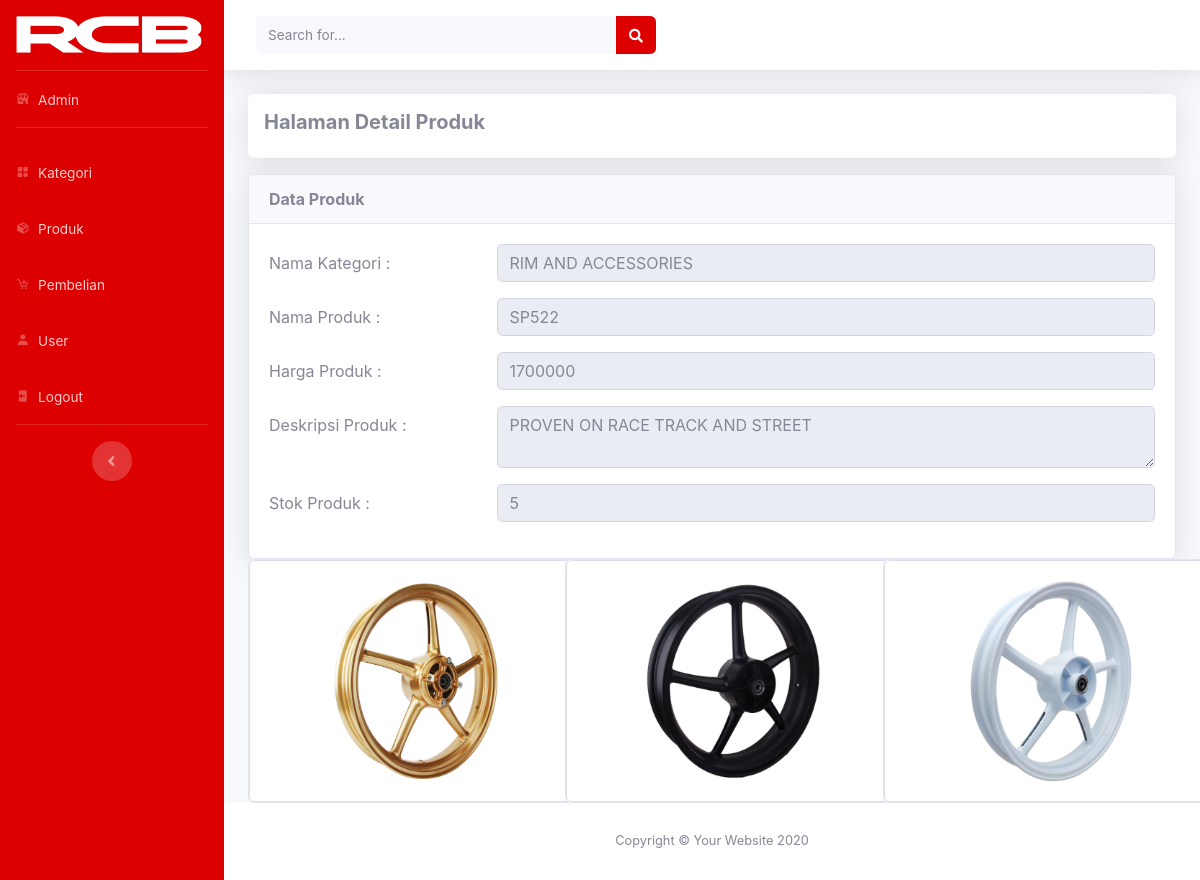
The page /admin/admin.php?halaman=detail_produk&id=30 on the database its author committed.
### tables this page shows
CREATE TABLE `produk` (
  `id_produk` int NOT NULL,
  `nama_produk` varchar(100) NOT NULL,
  `harga_produk` int NOT NULL,
  `foto_produk` varchar(255) NOT NULL,
  `deskripsi_produk` text NOT NULL,
  `stok_produk` int NOT NULL,
  `id_kategori` int DEFAULT NULL
);

CREATE TABLE `kategori` (
  `id_kategori` int NOT NULL,
  `nama_kategori` varchar(100) NOT NULL
);

CREATE TABLE `foto_produk` (
  `id_foto_produk` int NOT NULL,
  `id_produk` int NOT NULL,
  `nama_foto_produk` varchar(255) NOT NULL
);

### assets/functions.php (called while the page is built, shortened)
<?php
function koneksi()
{
     return mysqli_connect("localhost", "root", "", "pw2024_tubes_233040034");
}
?>

### admin/detail/detail_produk.php (the view)
<?php
$id_produk = $_GET['id'];
$ambil = koneksi()->query("SELECT * FROM produk JOIN kategori
                          ON produk.id_kategori=kategori.id_kategori
                          WHERE id_produk='$id_produk' ");
$detailproduk = $ambil->fetch_assoc();
$foto_produk = array();
$ambil = koneksi()->query("SELECT * FROM foto_produk WHERE id_produk='$id_produk'");
while($tiap = $ambil->fetch_assoc())
{
    $foto_produk[]=$tiap;
}
?>
<div class="shadow p-3 mb-3 bg-white rounded">
    <h5><b>Halaman Detail Produk</b></h5>
</div>
<div class="card shadow bg-white">
    <div class="card-header">
        <strong>Data Produk</strong>
    </div>
    <div class="card-body">
        <div class="form-group row">
            <label class="col-sm-3 col-form-label">Nama Kategori :</label>
            <div class="col-sm-9">
                <input disabled class="form-control" placeholder="<?php echo $detailproduk['nama_kategori'];?>">
            </div>
        </div>
        <div class="form-group row">
            <label class="col-sm-3 col-form-label">Nama Produk :</label>
            <div class="col-sm-9">
                <input disabled class="form-control" placeholder="<?php echo $detailproduk['nama_produk'];?>">
            </div>
        </div>
        <div class="form-group row">
            <label class="col-sm-3 col-form-label">Harga Produk :</label>
            <div class="col-sm-9">
                <input disabled class="form-control" placeholder="<?php echo $detailproduk['harga_produk'];?>">
            </div>
        </div>
        <div class="form-group row">
            <label class="col-sm-3 col-form-label">Deskripsi Produk :</label>
            <div class="col-sm-9">
                <textarea disabled class="form-control" placeholder="<?php echo $detailproduk['deskripsi_produk'];?>"></textarea>
            </div>
        </div>
        <div class="form-group row">
            <label class="col-sm-3 col-form-label">Stok Produk :</label>
            <div class="col-sm-9">
                <input disabled class="form-control" placeholder="<?php echo $detailproduk['stok_produk'];?>">
            </div>
        </div>
    </div>
</div>
<div class="row">
    <?php foreach ($foto_produk as $key => $value): ?>
    <div class="col-4">
        <div class="card" style="width: 21rem;">
            <img src="../img/<?php echo $value['nama_foto_produk'];?>" alt="" class="img-thumbnail">
        </div>
    </div>
    <?php endforeach ?>
</div>

### rows shown on the page
produk: id_kategori.nama_kategori "RIM AND ACCESSORIES", nama_produk "SP522", harga_produk "1700000", deskripsi_produk "PROVEN ON RACE TRACK AND STREET", stok_produk "5"
foto_produk: nama_foto_produk (picture)
foto_produk: nama_foto_produk (picture)
foto_produk: nama_foto_produk (picture)
